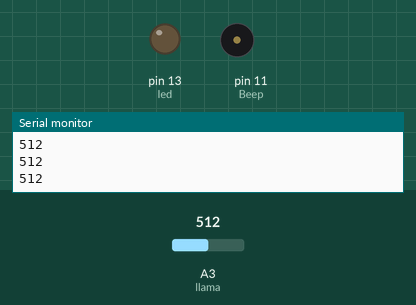
The sketch below on a simulated Arduino Uno, built with avr-gcc and run on an emulated ATmega328P. Shown: output pins drawn as LEDs (lit = HIGH), buzzer (waves = sounding), the last lines printed to the serial monitor. The inputs (shaded band) are chosen by the test bench; at power-on: A3 (llama) = 512.

Above: at 1.2 s.
1.3 s: A3 (llama) set to 0
At 1.9 s:
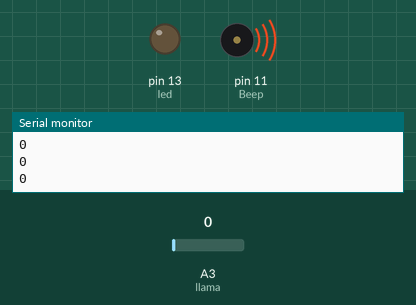
Timing chart, 0 to 4.3 s (numbered marks = the images above; inputs shaded):
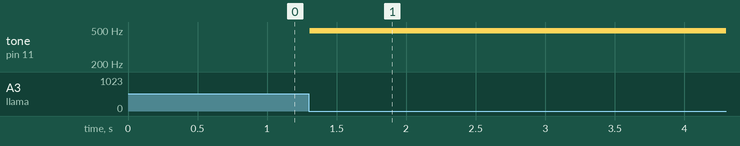

The sketch:

flama_1canal.ino
```cpp
const int llama= 3;
const int Beep = 11;
const int led =13;
int valor =1;
void setup()
{    Serial.begin(9600);
    pinMode(Beep, OUTPUT);
    pinMode(led, OUTPUT);
    pinMode(llama, INPUT);

}
void loop()
{
    valor = analogRead(llama);
    Serial.println(valor);
    if (valor == 0)
    {
       analogWrite(Beep, HIGH);
       analogWrite(led, HIGH);
    }
    else
    {

      analogWrite(Beep, LOW);
            analogWrite(led, LOW);

    }
    delay(50);
}
```

Measured:
- after the input at 1.3 s, tone on pin 11 (Beep): silent → 490 Hz at once
